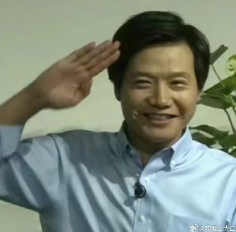
#> input picture information_hidding/lab2/attach/a.png, 236 x 232 px
$ python LSBwithP.py
#> lines starting #> are read from the running program, lines starting #| are printed output that depends on the picture
import cv2
import numpy as np
import matplotlib.pyplot as plt


def embed_lsb(image, message, embedding_rate):
    data = image.copy()
    h, w = data.shape

    # 计算可以嵌入的最大比特数
    max_bits = h * w
    embed_bits = int(max_bits * embedding_rate)

    # 将图像展平为一维数组
    flat_data = data.flatten()

    # 生成随机比特作为消息（为了简化）
    secret_message = np.random.randint(0, 2, embed_bits)
    print("秘密信息：", secret_message)

    # 嵌入秘密信息
    for i in range(embed_bits):
        flat_data[i] = (flat_data[i] & 0xFE) | secret_message[i]

    # 将修改后的数据重新整形为原始图像形状
    data_with_secret = flat_data.reshape(data.shape)

    return data_with_secret


# 读取原始图像
original_image = cv2.imread('attach/a.png', 0)  # 读取为灰度图像
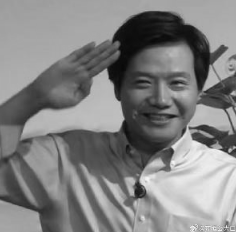
#> original_image: shape (232, 236); min 8, max 248, mean 129.6
# 输出灰度图像
cv2.imwrite('attach/gray.png', original_image)

# 定义不同的嵌入率
embedding_rates = [0.25, 0.5, 0.75]

# 对每个嵌入率生成图像
for i, rate in enumerate(embedding_rates, 1):
    print(f"嵌入率为 {rate}")
    embedded_image = embed_lsb(original_image, "dummy_message", rate)
    cv2.imwrite(f'attach/lsb{i}.png', embedded_image)
    print(f"生成了嵌入率为 {rate} 的LSB图像：lsb{i}.png")

print("LSB嵌入完成")
